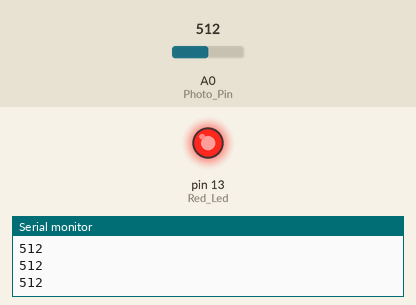
A sketch run on a simulated Arduino Uno, built with avr-gcc and run on an emulated ATmega328P. Parts: output pins drawn as LEDs (lit = HIGH), the last lines printed to the serial monitor. The inputs (shaded band) are chosen by the test bench; at power-on: A0 (Photo_Pin) = 512.

Above: at 1.2 s.
1.3 s: A0 (Photo_Pin) set to 105
2.8 s: A0 (Photo_Pin) set to 95
At 3.6 s:
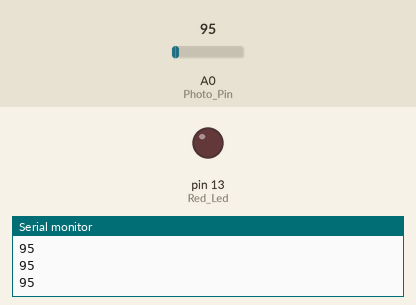
4.3 s: A0 (Photo_Pin) set to 122
At 4.7 s:
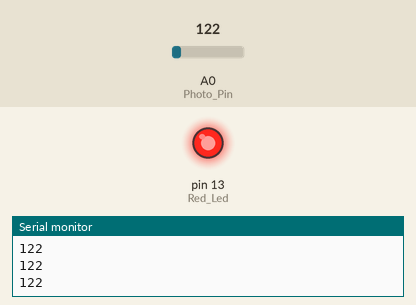
5.8 s: A0 (Photo_Pin) set to 90
At 7.0 s:
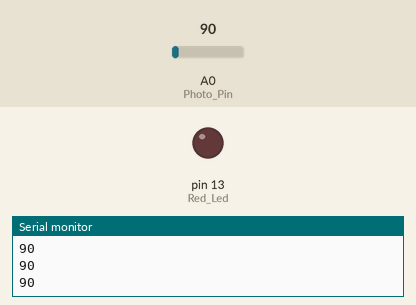
Timing chart, 0 to 8.3 s (numbered marks = the images above; inputs shaded):
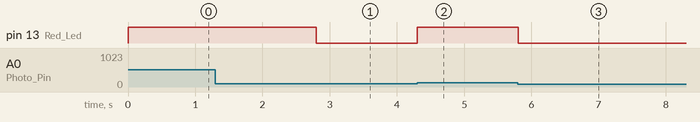

The sketch:

Experiment_4_Code.ino
```cpp
int Photo_Pin = A0;
int Red_Led = 13;
int light = 0;

void setup()
{
  Serial.begin(9600);
  pinMode(Red_Led, OUTPUT);
  pinMode(Photo_Pin, INPUT);

}

void loop()
{
  light = analogRead(Photo_Pin);

  if(light >= 100)
  {
    digitalWrite(Red_Led, HIGH);
  }

  else
  {
    digitalWrite(Red_Led, LOW);
  }

  Serial.println(light);
}
```

Measured:
- the behaviour switches between 100 and 99 on A0 (Photo_Pin) (found by bisection; images 0 and 1)
- after the input at 2.8 s, pin 13 (Red_Led): HIGH → LOW at once
- after the input at 4.3 s, pin 13 (Red_Led): LOW → HIGH at once
- after the input at 5.8 s, pin 13 (Red_Led): HIGH → LOW at once
